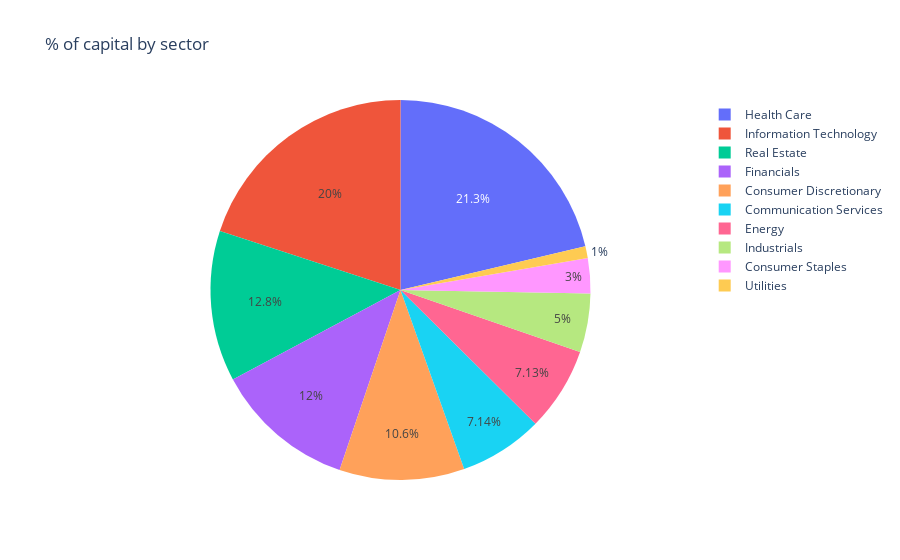

The cell this chart's notebook holds for it:
### Code cell
plot_sectors(w_opt.x)

### Figure 1 — Plotly figure (JSON) as saved in the notebook; plotly's stock layout.template omitted (floating-point values rounded to 4 significant figures)
{"data": [{"domain": {"x": [0, 1], "y": [0, 1]}, "hovertemplate": "Sector=%{label}<br>w=%{value}<extra></extra>", "labels": ["Communication Services", "Consumer Discretionary", "Consumer Staples", "Energy", "Financials", "Health Care", "Industrials", "Information Technology", "Real Estate", "Utilities"], "legendgroup": "", "name": "", "showlegend": true, "type": "pie", "values": [0.07137, 0.1063, 0.03, 0.07128, 0.12, 0.213, 0.05, 0.1998, 0.1283, 0.01]}], "layout": {"legend": {"tracegroupgap": 0}, "title": {"text": "% of capital by sector"}}}
